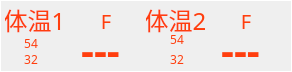
  <widget class="QFrame" name="frame_temp">
   <property name="geometry">
    <rect>
     <x>730</x>
     <y>655</y>
     <width>292</width>
     <height>72</height>
    </rect>
   </property>
   <property name="font">
    <font>
     <family>文泉驿微米黑</family>
    </font>
   </property>
   <property name="styleSheet">
    <string notr="true">color:rgb(255, 62, 14);border-color: rgb(255, 255, 255);border-style:solid;border-width:1px;
</string>
   </property>
   <property name="frameShape">
    <enum>QFrame::StyledPanel</enum>
   </property>
   <property name="frameShadow">
    <enum>QFrame::Plain</enum>
   </property>
   <widget class="QLabel" name="TextLabel_TiWen_1">
    <property name="geometry">
     <rect>
      <x>5</x>
      <y>5</y>
      <width>59</width>
      <height>30</height>
     </rect>
    </property>
    <property name="font">
     <font>
      <family>文泉驿微米黑</family>
      <pointsize>18</pointsize>
     </font>
    </property>
    <property name="styleSheet">
     <string notr="true">border-style:none;</string>
    </property>
    <property name="frameShape">
     <enum>QFrame::NoFrame</enum>
    </property>
    <property name="frameShadow">
     <enum>QFrame::Raised</enum>
    </property>
    <property name="lineWidth">
     <number>1</number>
    </property>
    <property name="text">
     <string>体温1</string>
    </property>
    <property name="alignment">
     <set>Qt::AlignCenter</set>
    </property>
   </widget>
   <widget class="QLabel" name="TextLabel_TiWen_1_ShangXian">
    <property name="geometry">
     <rect>
      <x>15</x>
      <y>36</y>
      <width>32</width>
      <height>15</height>
     </rect>
    </property>
    <property name="font">
     <font>
      <family>文泉驿微米黑</family>
     </font>
    </property>
    <property name="styleSheet">
     <string notr="true">border-style:none;</string>
    </property>
    <property name="text">
     <string>54</string>
    </property>
    <property name="alignment">
     <set>Qt::AlignCenter</set>
    </property>
   </widget>
   <widget class="QLabel" name="TextLabel_TiWen_1_XiaXian">
    <property name="geometry">
     <rect>
      <x>15</x>
      <y>52</y>
      <width>32</width>
      <height>15</height>
     </rect>
    </property>
    <property name="font">
     <font>
      <family>文泉驿微米黑</family>
     </font>
    </property>
    <property name="styleSheet">
     <string notr="true">border-style:none;</string>
    </property>
    <property name="text">
     <string>32</string>
    </property>
    <property name="alignment">
     <set>Qt::AlignCenter</set>
    </property>
   </widget>
   <widget class="QLabel" name="TextLabel_TiWen_2_XiaXian">
    <property name="geometry">
     <rect>
      <x>161</x>
      <y>52</y>
      <width>32</width>
      <height>15</height>
     </rect>
    </property>
    <property name="font">
     <font>
      <family>文泉驿微米黑</family>
     </font>
    </property>
    <property name="styleSheet">
     <string notr="true">border-style:none;</string>
    </property>
    <property name="text">
     <string>32</string>
    </property>
    <property name="alignment">
     <set>Qt::AlignCenter</set>
    </property>
   </widget>
   <widget class="QLabel" name="TextLabel_TiWen_2">
    <property name="geometry">
     <rect>
      <x>146</x>
      <y>5</y>
      <width>59</width>
      <height>30</height>
     </rect>
    </property>
    <property name="font">
     <font>
      <family>文泉驿微米黑</family>
      <pointsize>18</pointsize>
     </font>
    </property>
    <property name="styleSheet">
     <string notr="true">border-style:none;</string>
    </property>
    <property name="text">
     <string>体温2</string>
    </property>
    <property name="alignment">
     <set>Qt::AlignCenter</set>
    </property>
   </widget>
   <widget class="QLabel" name="TextLabel_TiWen_2_ShangXian">
    <property name="geometry">
     <rect>
      <x>161</x>
      <y>32</y>
      <width>32</width>
      <height>15</height>
     </rect>
    </property>
    <property name="font">
     <font>
      <family>文泉驿微米黑</family>
     </font>
    </property>
    <property name="styleSheet">
     <string notr="true">border-style:none;</string>
    </property>
    <property name="text">
     <string>54</string>
    </property>
    <property name="alignment">
     <set>Qt::AlignCenter</set>
    </property>
   </widget>
   <widget class="QLabel" name="TextLabel_TiWen_1_value_2">
    <property name="geometry">
     <rect>
      <x>60</x>
      <y>32</y>
      <width>81</width>
      <height>35</height>
     </rect>
    </property>
    <property name="font">
     <font>
      <family>文泉驿微米黑</family>
      <pointsize>30</pointsize>
      <weight>75</weight>
      <bold>true</bold>
     </font>
    </property>
    <property name="styleSheet">
     <string notr="true">border-style:none;</string>
    </property>
    <property name="text">
     <string>---</string>
    </property>
    <property name="alignment">
     <set>Qt::AlignCenter</set>
    </property>
   </widget>
   <widget class="QLabel" name="TextLabel_TiWen_SheShiDu">
    <property name="geometry">
     <rect>
      <x>90</x>
      <y>10</y>
      <width>32</width>
      <height>21</height>
     </rect>
    </property>
    <property name="font">
     <font>
      <family>文泉驿微米黑</family>
      <pointsize>15</pointsize>
     </font>
    </property>
    <property name="styleSheet">
     <string notr="true">border-style:none;</string>
    </property>
    <property name="text">
     <string>F</string>
    </property>
    <property name="alignment">
     <set>Qt::AlignCenter</set>
    </property>
   </widget>
   <widget class="QLabel" name="TextLabel_TiWen_2_value_2">
    <property name="geometry">
     <rect>
      <x>200</x>
      <y>32</y>
      <width>81</width>
      <height>35</height>
     </rect>
    </property>
    <property name="font">
     <font>
      <family>文泉驿微米黑</family>
      <pointsize>30</pointsize>
      <weight>75</weight>
      <bold>true</bold>
     </font>
    </property>
    <property name="styleSheet">
     <string notr="true">border-style:none;</string>
    </property>
    <property name="text">
     <string>---</string>
    </property>
    <property name="alignment">
     <set>Qt::AlignCenter</set>
    </property>
   </widget>
   <widget class="QLabel" name="TextLabel_TiWen_SheShiDu2">
    <property name="geometry">
     <rect>
      <x>230</x>
      <y>10</y>
      <width>32</width>
      <height>21</height>
     </rect>
    </property>
    <property name="font">
     <font>
      <family>文泉驿微米黑</family>
      <pointsize>15</pointsize>
     </font>
    </property>
    <property name="styleSheet">
     <string notr="true">border-style:none;</string>
    </property>
    <property name="text">
     <string>F</string>
    </property>
    <property name="alignment">
     <set>Qt::AlignCenter</set>
    </property>
   </widget>
  </widget>
